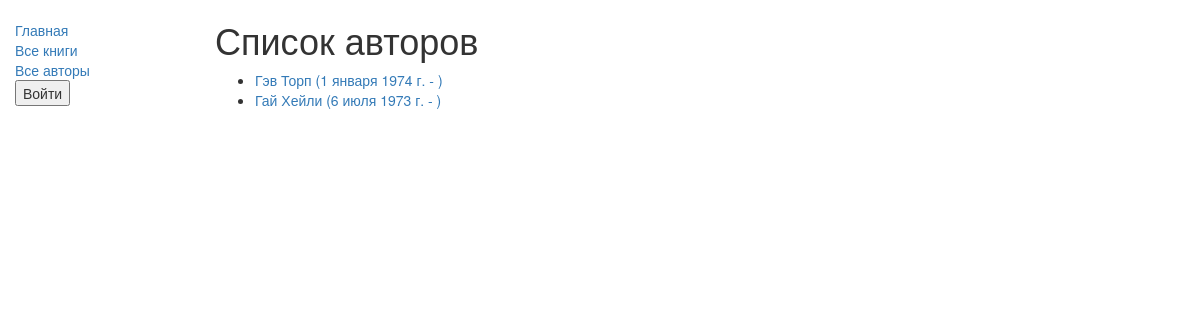
Screenshot of /catalog/authors/ with the database file from the repository.
### catalog/models.py (models this page shows, shortened)
class Author(models.Model):
    first_name = models.CharField(max_length=100)
    last_name = models.CharField(max_length=100)
    date_of_birth = models.DateField(null=True, blank=True)
    date_of_death = models.DateField('Died', null=True, blank=True)
    def get_absolute_url(self):
        return reverse('author-detail', args=[str(self.id)])

### catalog/views.py (the view)
class AuthorListView(generic.ListView):
    model = Author

### catalog/templates/catalog/author_list.html
{% extends "base_generic.html" %}
{% block content %}
    <h1>Список авторов</h1>
    {% if author_list %}
    <ul>
      {% for author in author_list %}
      <li>
        <a href="{{ author.get_absolute_url }}">{{ author.first_name }} {{author.last_name}} ({{author.date_of_birth}} - )</a>
      </li>
      {% endfor %}
    </ul>
    {% else %}
      <p>В библиотеке авторов нет.</p>
    {% endif %}
{% endblock %}

### rows the page displays
Author: first_name "Гэв", last_name "Торп", date_of_birth "1 января 1974 г."
Author: first_name "Гай", last_name "Хейли", date_of_birth "6 июля 1973 г."
